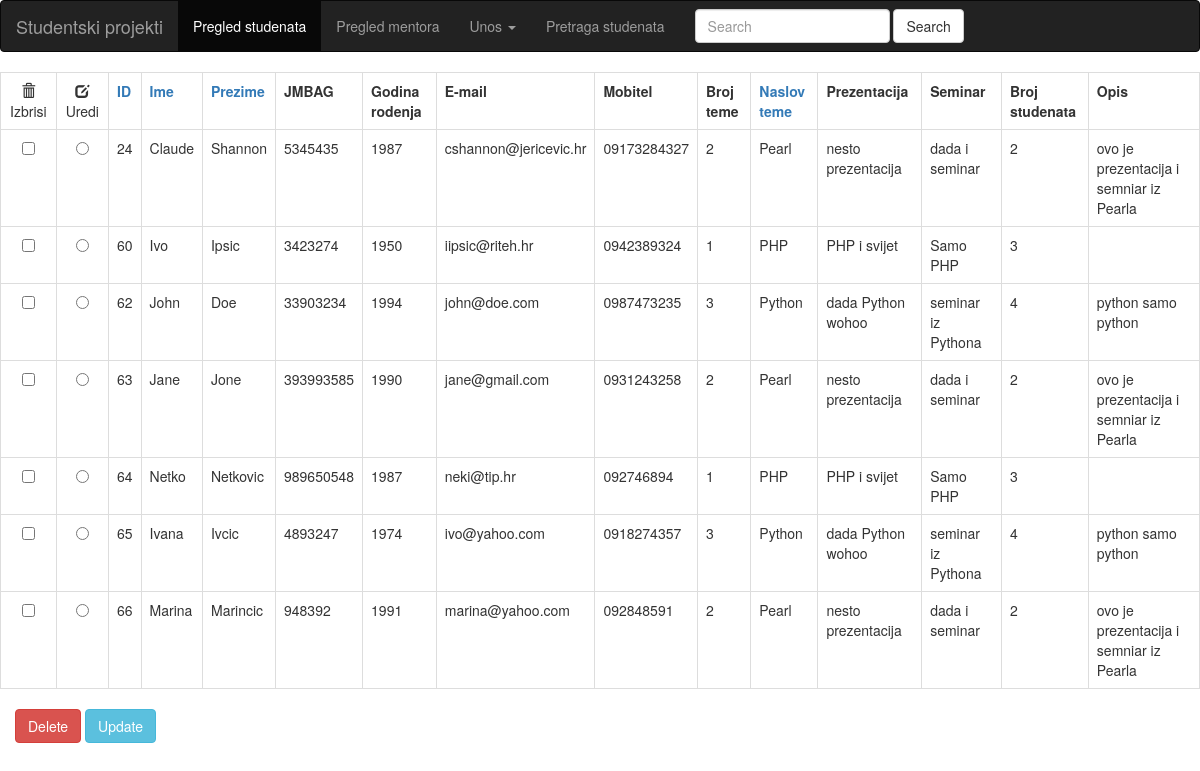
Page /sort_student.php on the committed database.
### tables this page shows
CREATE TABLE `student` (
  `idStudent` int(11) NOT NULL,
  `ime` char(20) NOT NULL,
  `prezime` char(40) NOT NULL,
  `JMBAG` bigint(10) NOT NULL,
  `godRod` int(5) NOT NULL,
  `mob` varchar(20) NOT NULL,
  `email` varchar(50) NOT NULL,
  `idTema` int(11) NOT NULL
);

CREATE TABLE `tema` (
  `idTema` int(11) NOT NULL,
  `jezik` varchar(50) NOT NULL,
  `prezentacija` varchar(100) NOT NULL,
  `seminar` varchar(100) NOT NULL,
  `brStudenti` int(11) NOT NULL,
  `opis` text,
  `idRaspored` int(11) NOT NULL
);

### sort_student.php (the view, shortened to what this page needs)
<?php
$linkAscDescIme = "asc";
$linkAscDescPrezime = "desc";
$linkAscDescID = "desc";
$linkAscDescNaslov = "desc";
$redoslijed = "SELECT * FROM student JOIN tema ON student.idTema = tema.idTema";
$result = izvrsiQuery($redoslijed);
function izvrsiQuery($query)
{
    $dbuser = "DB_USER";
	$dbpass = "DB_PASS";
	$dbname = "DB_NAME";
    $conn = mysqli_connect("localhost", $dbuser,  $dbpass)
    or die("Pogreska spajanja: " . mysqli_error($conn));
    mysqli_select_db($conn, $dbname);
    $result = mysqli_query($conn, $query);
    return $result;
}
?>
<!DOCTYPE html>
<html>
    <head>
      <link href = "//maxcdn.bootstrapcdn.com/bootstrap/3.3.1/css/bootstrap.min.css" rel = "stylesheet">
       <nav class="navbar navbar-inverse">
      <div class="container-fluid">
        <div class="navbar-header">
          <a class="navbar-brand" href="index.php">Studentski projekti</a>
        </div>
        <ul class="nav navbar-nav">
          <li class="active"><a href="sort_student.php">Pregled studenata</a></li>
      <li><a href="table_mentor.php">Pregled mentora</a></li>
         <li class="dropdown">
            <a class="dropdown-toggle" data-toggle="dropdown" href="unos_raspored.php">Unos
            <span class="caret"></span></a>
        </li>
          <li><a href="find_student.php">Pretraga studenata</a></li>
        </ul>
        <form class="navbar-form navbar-left" action="find_student.php" method="GET">
            <div class="form-group">
             <input type="text" name="searching" class="form-control" placeholder="Search">
            </div>
           <input type="submit" value="Search" class="btn btn-default">
          </form>
      </div>
    </nav>
    </head>
    <body>
        <form action="sort_student.php" method="GET">
            <table class="table table-bordered table-hover">
                <tr>
                    <td align="center"><span class="glyphicon glyphicon-trash"></span> Izbrisi</td>
                    <td align="center"><span class="glyphicon glyphicon-edit"></span> Uredi</td>
                    <?php echo "<th><a href='sort_student.php?sortID=$linkAscDescID'>ID</a></th>" ?>
                    <?php echo "<th><a href='sort_student.php?sortIme=$linkAscDescIme'>Ime</a></th>" ?>
                    <?php echo "<th><a href='sort_student.php?sortPrezime=$linkAscDescPrezime'>Prezime</a></th>" ?>
                    <th>JMBAG</th>
                    <th>Godina rodenja</th>
                    <th>E-mail</th>
                    <th>Mobitel</th>
                    <th>Broj teme</th>
                     <?php echo "<th><a href='sort_student.php?sortNaslov=$linkAscDescNaslov'>Naslov teme</a></th>" ?>
                    <th>Prezentacija</th>
                    <th>Seminar</th>
                    <th>Broj studenata</th>
                    <th>Opis</th>
                </tr>
                <?php while ($row = mysqli_fetch_array($result)):?>
                <tr>
                <td align="center"><input name="checkboxDelete" type="checkbox" id="checkbox" value="<?php echo $row['idStudent']?>"></td>
                 <td align="center"><input name="radioUpdate" type="radio" id="radio" value="<?php echo $row['idStudent']?>"></td>
                    <td><?php echo $row['idStudent'];?></td>
                    <td><?php echo $row['ime'];?></td>
                    <td><?php echo $row['prezime'];?></td>
                    <td><?php echo $row['JMBAG'];?></td>
                    <td><?php echo $row['godRod'];?></td>
                    <td><?php echo $row['email'];?></td>
                    <td><?php echo $row['mob'];?></td>
                    <td><?php echo $row['idTema'];?></td>
                    <td><?php echo $row['jezik'];?></td>
                    <td><?php echo $row['prezentacija'];?></td>
                    <td><?php echo $row['seminar'];?></td>
                    <td><?php echo $row['brStudenti'];?></td>
                    <td><?php echo $row['opis'];?></td>
					<?php endwhile;?>
				</tr>
            </table>
            <div class="container pull-left">
             <div class="row">
                <div class="col-lg-5">
                <input class="btn btn-danger" name="delete" type="submit" id="delete" value="Delete"></input>
                <input class="btn btn-info" type ="submit" value="Update"></input>
                 </div>
                 </div>
             </div>
        </form>
    </body>
</html>

### sort_student.php (style rules this page uses)
table,tr,th,td { border: 1px solid black; }

### rows in the picture
student: idStudent "24", ime "Claude", prezime "Shannon", JMBAG "5345435", godRod "1987", email "cshannon@jericevic.hr", mob "09173284327", idTema.idTema "2", idTema.jezik "Pearl", idTema.prezentacija "nesto prezentacija", idTema.seminar "dada i seminar", idTema.brStudenti "2", idTema.opis "ovo je prezentacija i semniar iz Pearla"
student: idStudent "60", ime "Ivo", prezime "Ipsic", JMBAG "3423274", godRod "1950", email "iipsic@riteh.hr", mob "0942389324", idTema.idTema "1", idTema.jezik "PHP", idTema.prezentacija "PHP i svijet", idTema.seminar "Samo PHP", idTema.brStudenti "3"
student: idStudent "62", ime "John", prezime "Doe", JMBAG "33903234", godRod "1994", email "john@doe.com", mob "0987473235", idTema.idTema "3", idTema.jezik "Python", idTema.prezentacija "dada Python wohoo", idTema.seminar "seminar iz Pythona", idTema.brStudenti "4", idTema.opis "python samo python"
student: idStudent "63", ime "Jane", prezime "Jone", JMBAG "393993585", godRod "1990", email "jane@gmail.com", mob "0931243258", idTema.idTema "2", idTema.jezik "Pearl", idTema.prezentacija "nesto prezentacija", idTema.seminar "dada i seminar", idTema.brStudenti "2", idTema.opis "ovo je prezentacija i semniar iz Pearla"
student: idStudent "64", ime "Netko", prezime "Netkovic", JMBAG "989650548", godRod "1987", email "neki@tip.hr", mob "092746894", idTema.idTema "1", idTema.jezik "PHP", idTema.prezentacija "PHP i svijet", idTema.seminar "Samo PHP", idTema.brStudenti "3"
student: idStudent "65", ime "Ivana", prezime "Ivcic", JMBAG "4893247", godRod "1974", email "ivo@yahoo.com", mob "0918274357", idTema.idTema "3", idTema.jezik "Python", idTema.prezentacija "dada Python wohoo", idTema.seminar "seminar iz Pythona", idTema.brStudenti "4", idTema.opis "python samo python"
student: idStudent "66", ime "Marina", prezime "Marincic", JMBAG "948392", godRod "1991", email "marina@yahoo.com", mob "092848591", idTema.idTema "2", idTema.jezik "Pearl", idTema.prezentacija "nesto prezentacija", idTema.seminar "dada i seminar", idTema.brStudenti "2", idTema.opis "ovo je prezentacija i semniar iz Pearla"
